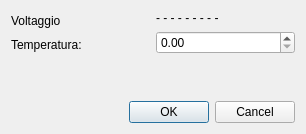
<?xml version="1.0" encoding="UTF-8"?>
<ui version="4.0">
 <class>DialogAddCalibrationPoint</class>
 <widget class="QDialog" name="DialogAddCalibrationPoint">
  <property name="geometry">
   <rect>
    <x>0</x>
    <y>0</y>
    <width>306</width>
    <height>134</height>
   </rect>
  </property>
  <property name="windowTitle">
   <string>Dialog</string>
  </property>
  <layout class="QVBoxLayout" name="verticalLayout">
   <item>
    <layout class="QHBoxLayout" name="horizontalLayout">
     <item>
      <layout class="QVBoxLayout" name="verticalLayout_2">
       <item>
        <widget class="QLabel" name="label_2">
         <property name="text">
          <string>Voltaggio</string>
         </property>
        </widget>
       </item>
       <item>
        <widget class="QLabel" name="label_3">
         <property name="text">
          <string>Temperatura:</string>
         </property>
        </widget>
       </item>
      </layout>
     </item>
     <item>
      <layout class="QVBoxLayout" name="verticalLayout_4">
       <item>
        <widget class="QLabel" name="label_voltage">
         <property name="text">
          <string>- - - - - - - - -</string>
         </property>
        </widget>
       </item>
       <item>
        <widget class="QDoubleSpinBox" name="doubleSpinBox"/>
       </item>
      </layout>
     </item>
    </layout>
   </item>
   <item>
    <spacer name="verticalSpacer">
     <property name="orientation">
      <enum>Qt::Vertical</enum>
     </property>
     <property name="sizeHint" stdset="0">
      <size>
       <width>20</width>
       <height>40</height>
      </size>
     </property>
    </spacer>
   </item>
   <item>
    <widget class="QDialogButtonBox" name="buttonBox">
     <property name="orientation">
      <enum>Qt::Horizontal</enum>
     </property>
     <property name="standardButtons">
      <set>QDialogButtonBox::Cancel|QDialogButtonBox::Ok</set>
     </property>
    </widget>
   </item>
  </layout>
 </widget>
 <resources/>
 <connections>
  <connection>
   <sender>buttonBox</sender>
   <signal>accepted()</signal>
   <receiver>DialogAddCalibrationPoint</receiver>
   <slot>accept()</slot>
   <hints>
    <hint type="sourcelabel">
     <x>248</x>
     <y>254</y>
    </hint>
    <hint type="destinationlabel">
     <x>157</x>
     <y>274</y>
    </hint>
   </hints>
  </connection>
  <connection>
   <sender>buttonBox</sender>
   <signal>rejected()</signal>
   <receiver>DialogAddCalibrationPoint</receiver>
   <slot>reject()</slot>
   <hints>
    <hint type="sourcelabel">
     <x>316</x>
     <y>260</y>
    </hint>
    <hint type="destinationlabel">
     <x>286</x>
     <y>274</y>
    </hint>
   </hints>
  </connection>
 </connections>
</ui>
